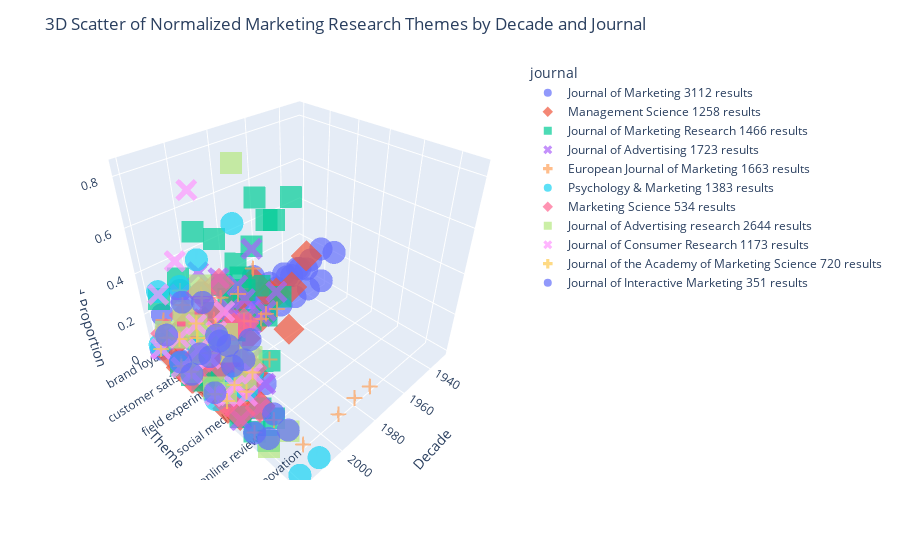

This figure's notebook cell:
### Code cell
import plotly.express as px

# Ensure your combined_trends DataFrame is ready
pivot_df = combined_trends.groupby(["decade", "theme", "journal"])["normalized_count"].mean().reset_index()

# Create a 3D scatter plot (surface-like view)
fig = px.scatter_3d(
    pivot_df,
    x="decade",
    y="theme",
    z="normalized_count",
    color="journal",
    symbol="journal",
    size_max=10,
    opacity=0.7
)

fig.update_layout(
    title="3D Scatter of Normalized Marketing Research Themes by Decade and Journal",
    scene=dict(
        xaxis_title="Decade",
        yaxis_title="Theme",
        zaxis_title="Normalized Proportion"
    )
)

fig.show()

### Figure 1 — Plotly figure (JSON) as saved in the notebook; plotly's stock layout.template omitted (floating-point values rounded to 4 significant figures)
{"data": [{"hovertemplate": "journal=Journal of Marketing 3112 results<br>decade=%{x}<br>theme=%{y}<br>normalized_count=%{z}<extra></extra>", "legendgroup": "Journal of Marketing 3112 results", "marker": {"color": "#636efa", "opacity": 0.7, "symbol": "circle"}, "mode": "markers", "name": "Journal of Marketing 3112 results", "scene": "scene", "showlegend": true, "type": "scatter3d", "x": [1930, 1930, 1930, 1930, 1940, 1940, 1940, 1940, 1950, 1950, 1950, 1960, 1960, 1960, 1960, 1970, 1970, 1970, 1970, 1980, 1980, 2000, 2000, 2000, 2000, 2000, 2000, 2000, 2010, 2010, 2010, 2010, 2010, 2010, 2010, 2010, 2020, 2020, 2020, 2020, 2020, 2020, 2020, 2020], "y": ["brand loyalty", "consumer behavior", "customer satisfaction", "public opinion", "brand loyalty", "consumer behavior", "customer satisfaction", "public opinion", "consumer behavior", "customer satisfaction", "public opinion", "brand loyalty", "consumer behavior", "customer satisfaction", "public opinion", "brand loyalty", "consumer behavior", "customer satisfaction", "public opinion", "consumer behavior", "public opinion", "brand loyalty", "consumer behavior", "customer satisfaction", "field experiment", "internet advertising", "public opinion", "social media", "brand loyalty", "consumer behavior", "customer satisfaction", "field experiment", "internet advertising", "machine learning", "public opinion", "social media", "brand loyalty", "consumer behavior", "customer satisfaction", "field experiment", "internet advertising", "machine learning", "public opinion", "social media"], "z": [0.01282, 0.1026, 0.01282, 0.2179, 0.008097, 0.09717, 0.01215, 0.2794, 0.1117, 0.01433, 0.2149, 0.002088, 0.1044, 0.0167, 0.2255, 0.009281, 0.1903, 0.01392, 0.2065, 0.1, 0.2, 0.03125, 0.25, 0.1146, 0.01042, 0.01042, 0.3698, 0.005208, 0.02881, 0.3128, 0.0823, 0.00823, 0.02469, 0.004115, 0.09465, 0.06584, 0.00813, 0.2439, 0.04878, 0.07317, 0.07317, 0.04065, 0.04878, 0.1138]}, {"hovertemplate": "journal=Management Science 1258 results<br>decade=%{x}<br>theme=%{y}<br>normalized_count=%{z}<extra></extra>", "legendgroup": "Management Science 1258 results", "marker": {"color": "#EF553B", "opacity": 0.7, "symbol": "diamond"}, "mode": "markers", "name": "Management Science 1258 results", "scene": "scene", "showlegend": true, "type": "scatter3d", "x": [1950, 1960, 1960, 1970, 1970, 1970, 1980, 1980, 1990, 1990, 1990, 2000, 2000, 2000, 2000, 2000, 2010, 2010, 2010, 2010, 2010, 2010, 2010, 2010, 2020, 2020, 2020, 2020, 2020, 2020, 2020], "y": ["public opinion", "consumer behavior", "public opinion", "consumer behavior", "field experiment", "public opinion", "consumer behavior", "public opinion", "consumer behavior", "customer satisfaction", "public opinion", "brand loyalty", "consumer behavior", "customer satisfaction", "internet advertising", "public opinion", "brand loyalty", "consumer behavior", "customer satisfaction", "field experiment", "internet advertising", "machine learning", "public opinion", "social media", "consumer behavior", "customer satisfaction", "field experiment", "internet advertising", "machine learning", "public opinion", "social media"], "z": [0.2857, 0.04082, 0.1633, 0.16, 0.02, 0.18, 0.1159, 0.1014, 0.07692, 0.03846, 0.03846, 0.01695, 0.09322, 0.02542, 0.008475, 0.03814, 0.007067, 0.1272, 0.0106, 0.03534, 0.0742, 0.01767, 0.02473, 0.02473, 0.03618, 0.009868, 0.04276, 0.06908, 0.04276, 0.003289, 0.01645]}, {"hovertemplate": "journal=Journal of Marketing Research 1466 results<br>decade=%{x}<br>theme=%{y}<br>normalized_count=%{z}<extra></extra>", "legendgroup": "Journal of Marketing Research 1466 results", "marker": {"color": "#00cc96", "opacity": 0.7, "symbol": "square"}, "mode": "markers", "name": "Journal of Marketing Research 1466 results", "scene": "scene", "showlegend": true, "type": "scatter3d", "x": [1960, 1960, 1960, 1960, 1970, 1970, 1970, 1970, 1980, 1980, 1980, 1980, 1990, 1990, 1990, 1990, 1990, 2000, 2000, 2000, 2000, 2000, 2010, 2010, 2010, 2010, 2010, 2010, 2010, 2010, 2010, 2020, 2020, 2020, 2020, 2020, 2020, 2020, 2020, 2020], "y": ["brand loyalty", "consumer behavior", "customer satisfaction", "public opinion", "brand loyalty", "consumer behavior", "customer satisfaction", "public opinion", "brand loyalty", "consumer behavior", "customer satisfaction", "public opinion", "brand loyalty", "consumer behavior", "customer satisfaction", "internet advertising", "public opinion", "brand loyalty", "consumer behavior", "customer satisfaction", "internet advertising", "public opinion", "brand loyalty", "consumer behavior", "customer satisfaction", "field experiment", "internet advertising", "machine learning", "online reviews", "public opinion", "social media", "consumer behavior", "customer satisfaction", "digital marketing", "field experiment", "internet advertising", "machine learning", "online reviews", "public opinion", "social media"], "z": [0.04918, 0.4426, 0.06557, 0.6066, 0.07299, 0.3504, 0.007299, 0.5401, 0.07317, 0.3049, 0.03659, 0.6707, 0.04348, 0.4674, 0.03261, 0.01087, 0.3587, 0.04018, 0.5402, 0.09375, 0.02679, 0.3705, 0.01479, 0.3698, 0.04438, 0.04438, 0.07101, 0.002959, 0.01183, 0.2101, 0.03846, 0.3217, 0.02098, 0.04196, 0.04895, 0.06294, 0.03497, 0.02098, 0.02098, 0.08392]}, {"hovertemplate": "journal=Journal of Advertising 1723 results<br>decade=%{x}<br>theme=%{y}<br>normalized_count=%{z}<extra></extra>", "legendgroup": "Journal of Advertising 1723 results", "marker": {"color": "#ab63fa", "opacity": 0.7, "symbol": "x"}, "mode": "markers", "name": "Journal of Advertising 1723 results", "scene": "scene", "showlegend": true, "type": "scatter3d", "x": [1970, 1970, 1970, 1970, 1980, 1980, 1980, 1980, 1990, 1990, 2000, 2000, 2000, 2000, 2000, 2000, 2010, 2010, 2010, 2010, 2010, 2010, 2010, 2020, 2020, 2020, 2020, 2020, 2020], "y": ["brand loyalty", "consumer behavior", "customer satisfaction", "public opinion", "brand loyalty", "consumer behavior", "customer satisfaction", "public opinion", "consumer behavior", "public opinion", "brand loyalty", "consumer behavior", "customer satisfaction", "internet advertising", "public opinion", "social media", "brand loyalty", "consumer behavior", "customer satisfaction", "internet advertising", "machine learning", "public opinion", "social media", "brand loyalty", "consumer behavior", "internet advertising", "machine learning", "public opinion", "social media"], "z": [0.0177, 0.3363, 0.0354, 0.1858, 0.008333, 0.1875, 0.0125, 0.1042, 0.2759, 0.1379, 0.04179, 0.3522, 0.01194, 0.08955, 0.1343, 0.002985, 0.002747, 0.2912, 0.01099, 0.07418, 0.002747, 0.1264, 0.04396, 0.00813, 0.1423, 0.04065, 0.01626, 0.04065, 0.06504]}, {"hovertemplate": "journal=European Journal of Marketing 1663 results<br>decade=%{x}<br>theme=%{y}<br>normalized_count=%{z}<extra></extra>", "legendgroup": "European Journal of Marketing 1663 results", "marker": {"color": "#FFA15A", "opacity": 0.7, "symbol": "cross"}, "mode": "markers", "name": "European Journal of Marketing 1663 results", "scene": "scene", "showlegend": true, "type": "scatter3d", "x": [1970, 1970, 1970, 1970, 1980, 1980, 1980, 1980, 1990, 1990, 1990, 1990, 1990, 1990, 2000, 2000, 2000, 2000, 2000, 2010, 2010, 2010, 2010, 2010, 2010, 2010, 2010, 2020, 2020, 2020, 2020, 2020, 2020, 2020], "y": ["consumer behavior", "customer satisfaction", "product innovation", "public opinion", "consumer behavior", "customer satisfaction", "product innovation", "public opinion", "brand loyalty", "consumer behavior", "customer satisfaction", "internet advertising", "product innovation", "public opinion", "brand loyalty", "consumer behavior", "customer satisfaction", "internet advertising", "public opinion", "brand loyalty", "consumer behavior", "customer satisfaction", "internet advertising", "online reviews", "product innovation", "public opinion", "social media", "brand loyalty", "consumer behavior", "customer satisfaction", "internet advertising", "online reviews", "public opinion", "social media"], "z": [0.2342, 0.01802, 0.009009, 0.09009, 0.1422, 0.02844, 0.01896, 0.09005, 0.004673, 0.1729, 0.03271, 0.01869, 0.004673, 0.1355, 0.007968, 0.243, 0.1275, 0.01594, 0.1116, 0.03505, 0.3113, 0.07216, 0.004124, 0.002062, 0.006186, 0.06804, 0.03505, 0.02821, 0.2163, 0.03135, 0.01254, 0.01567, 0.04389, 0.116]}, {"hovertemplate": "journal=Psychology & Marketing 1383 results<br>decade=%{x}<br>theme=%{y}<br>normalized_count=%{z}<extra></extra>", "legendgroup": "Psychology & Marketing 1383 results", "marker": {"color": "#19d3f3", "opacity": 0.7, "symbol": "circle"}, "mode": "markers", "name": "Psychology & Marketing 1383 results", "scene": "scene", "showlegend": true, "type": "scatter3d", "x": [1980, 2000, 2000, 2000, 2000, 2000, 2010, 2010, 2010, 2010, 2010, 2010, 2010, 2020, 2020, 2020, 2020, 2020, 2020, 2020], "y": ["consumer behavior", "brand loyalty", "consumer behavior", "customer satisfaction", "internet advertising", "public opinion", "brand loyalty", "consumer behavior", "customer satisfaction", "internet advertising", "mobile commerce", "public opinion", "social media", "brand loyalty", "consumer behavior", "customer satisfaction", "internet advertising", "mobile commerce", "public opinion", "social media"], "z": [0.5, 0.01544, 0.4131, 0.04247, 0.01544, 0.1158, 0.02439, 0.3317, 0.05122, 0.01707, 0.007317, 0.09756, 0.04634, 0.03441, 0.357, 0.03871, 0.002151, 0.006452, 0.03656, 0.09677]}, {"hovertemplate": "journal=Marketing Science 534 results<br>decade=%{x}<br>theme=%{y}<br>normalized_count=%{z}<extra></extra>", "legendgroup": "Marketing Science 534 results", "marker": {"color": "#FF6692", "opacity": 0.7, "symbol": "diamond"}, "mode": "markers", "name": "Marketing Science 534 results", "scene": "scene", "showlegend": true, "type": "scatter3d", "x": [1990, 1990, 1990, 1990, 2000, 2000, 2000, 2000, 2000, 2000, 2010, 2010, 2010, 2010, 2010, 2010, 2010, 2010, 2020, 2020, 2020, 2020, 2020, 2020], "y": ["brand loyalty", "consumer behavior", "customer satisfaction", "public opinion", "brand loyalty", "consumer behavior", "customer satisfaction", "field experiment", "internet advertising", "public opinion", "brand loyalty", "consumer behavior", "customer satisfaction", "field experiment", "internet advertising", "machine learning", "public opinion", "social media", "consumer behavior", "field experiment", "internet advertising", "machine learning", "public opinion", "social media"], "z": [0.05, 0.25, 0.05, 0.125, 0.03676, 0.25, 0.05147, 0.01471, 0.03676, 0.1324, 0.01852, 0.1852, 0.01852, 0.0679, 0.284, 0.006173, 0.05556, 0.07407, 0.1467, 0.1333, 0.24, 0.05333, 0.01333, 0.05333]}, {"hovertemplate": "journal=Journal of Advertising research 2644 results<br>decade=%{x}<br>theme=%{y}<br>normalized_count=%{z}<extra></extra>", "legendgroup": "Journal of Advertising research 2644 results", "marker": {"color": "#B6E880", "opacity": 0.7, "symbol": "square"}, "mode": "markers", "name": "Journal of Advertising research 2644 results", "scene": "scene", "showlegend": true, "type": "scatter3d", "x": [1990, 2000, 2000, 2000, 2000, 2000, 2010, 2010, 2010, 2010, 2010, 2010, 2010, 2020, 2020, 2020, 2020, 2020], "y": ["public opinion", "brand loyalty", "consumer behavior", "customer satisfaction", "internet advertising", "public opinion", "brand loyalty", "consumer behavior", "customer satisfaction", "digital marketing", "internet advertising", "public opinion", "social media", "consumer behavior", "digital marketing", "internet advertising", "public opinion", "social media"], "z": [0.8333, 0.02667, 0.2889, 0.03778, 0.09778, 0.1222, 0.01468, 0.2096, 0.01048, 0.008386, 0.1908, 0.1719, 0.109, 0.1538, 0.007692, 0.06923, 0.03846, 0.1]}, {"hovertemplate": "journal=Journal of Consumer Research 1173 results<br>decade=%{x}<br>theme=%{y}<br>normalized_count=%{z}<extra></extra>", "legendgroup": "Journal of Consumer Research 1173 results", "marker": {"color": "#FF97FF", "opacity": 0.7, "symbol": "x"}, "mode": "markers", "name": "Journal of Consumer Research 1173 results", "scene": "scene", "showlegend": true, "type": "scatter3d", "x": [2000, 2000, 2000, 2000, 2000, 2010, 2010, 2010, 2010, 2010, 2010, 2020, 2020, 2020, 2020, 2020, 2020], "y": ["brand loyalty", "consumer behavior", "customer satisfaction", "internet advertising", "public opinion", "brand loyalty", "consumer behavior", "customer satisfaction", "internet advertising", "public opinion", "social media", "brand loyalty", "consumer behavior", "customer satisfaction", "internet advertising", "public opinion", "social media"], "z": [0.03082, 0.7123, 0.08562, 0.003425, 0.2397, 0.01286, 0.4502, 0.04823, 0.006431, 0.04823, 0.009646, 0.009259, 0.3426, 0.009259, 0.02778, 0.02778, 0.08333]}, {"hovertemplate": "journal=Journal of the Academy of Marketing Science 720 results<br>decade=%{x}<br>theme=%{y}<br>normalized_count=%{z}<extra></extra>", "legendgroup": "Journal of the Academy of Marketing Science 720 results", "marker": {"color": "#FECB52", "opacity": 0.7, "symbol": "cross"}, "mode": "markers", "name": "Journal of the Academy of Marketing Science 720 results", "scene": "scene", "showlegend": true, "type": "scatter3d", "x": [2000, 2000, 2000, 2000, 2000, 2010, 2010, 2010, 2010, 2010, 2010, 2020, 2020, 2020, 2020, 2020, 2020], "y": ["brand loyalty", "consumer behavior", "customer satisfaction", "internet advertising", "public opinion", "brand loyalty", "consumer behavior", "customer satisfaction", "internet advertising", "public opinion", "social media", "brand loyalty", "consumer behavior", "customer satisfaction", "internet advertising", "public opinion", "social media"], "z": [0.03704, 0.2222, 0.1173, 0.01235, 0.09259, 0.005556, 0.2389, 0.1111, 0.01111, 0.07778, 0.03333, 0.008197, 0.123, 0.01639, 0.03279, 0.04098, 0.05738]}, {"hovertemplate": "journal=Journal of Interactive Marketing 351 results<br>decade=%{x}<br>theme=%{y}<br>normalized_count=%{z}<extra></extra>", "legendgroup": "Journal of Interactive Marketing 351 results", "marker": {"color": "#636efa", "opacity": 0.7, "symbol": "circle"}, "mode": "markers", "name": "Journal of Interactive Marketing 351 results", "scene": "scene", "showlegend": true, "type": "scatter3d", "x": [2000, 2000, 2000, 2000, 2010, 2010, 2010, 2010, 2010, 2010, 2010, 2020, 2020, 2020, 2020, 2020, 2020, 2020], "y": ["consumer behavior", "customer satisfaction", "internet advertising", "public opinion", "consumer behavior", "customer satisfaction", "digital marketing", "internet advertising", "online reviews", "public opinion", "social media", "consumer behavior", "customer satisfaction", "digital marketing", "internet advertising", "online reviews", "public opinion", "social media"], "z": [0.2, 0.06667, 0.1905, 0.05714, 0.2536, 0.02174, 0.01449, 0.1159, 0.03623, 0.05797, 0.2029, 0.137, 0.0411, 0.05479, 0.0411, 0.0137, 0.0274, 0.3562]}], "layout": {"legend": {"title": {"text": "journal"}, "tracegroupgap": 0}, "margin": {"t": 60}, "scene": {"domain": {"x": [0, 1], "y": [0, 1]}, "xaxis": {"title": {"text": "Decade"}}, "yaxis": {"title": {"text": "Theme"}}, "zaxis": {"title": {"text": "Normalized Proportion"}}}, "title": {"text": "3D Scatter of Normalized Marketing Research Themes by Decade and Journal"}}}
